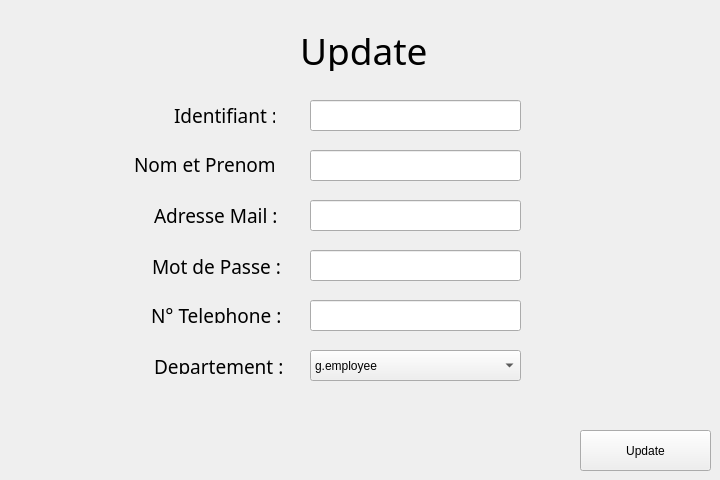
        <widget class="QWidget" name="tab_7">
         <attribute name="title">
          <string>modifier un employe</string>
         </attribute>
         <widget class="QPushButton" name="pb_modifier">
          <property name="geometry">
           <rect>
            <x>580</x>
            <y>430</y>
            <width>131</width>
            <height>41</height>
           </rect>
          </property>
          <property name="text">
           <string>Update</string>
          </property>
         </widget>
         <widget class="QLineEdit" name="le_num_2">
          <property name="geometry">
           <rect>
            <x>310</x>
            <y>300</y>
            <width>211</width>
            <height>31</height>
           </rect>
          </property>
         </widget>
         <widget class="QLineEdit" name="la_adresse_2">
          <property name="geometry">
           <rect>
            <x>310</x>
            <y>200</y>
            <width>211</width>
            <height>31</height>
           </rect>
          </property>
         </widget>
         <widget class="QLabel" name="label_33">
          <property name="geometry">
           <rect>
            <x>151</x>
            <y>307</y>
            <width>131</width>
            <height>16</height>
           </rect>
          </property>
          <property name="font">
           <font>
            <family>Bell MT</family>
            <pointsize>14</pointsize>
            <italic>false</italic>
            <bold>false</bold>
           </font>
          </property>
          <property name="text">
           <string>N° Telephone :</string>
          </property>
         </widget>
         <widget class="QLineEdit" name="le_mdp_2">
          <property name="geometry">
           <rect>
            <x>310</x>
            <y>250</y>
            <width>211</width>
            <height>31</height>
           </rect>
          </property>
         </widget>
         <widget class="QLabel" name="label_34">
          <property name="geometry">
           <rect>
            <x>174</x>
            <y>107</y>
            <width>101</width>
            <height>16</height>
           </rect>
          </property>
          <property name="font">
           <font>
            <family>Bell MT</family>
            <pointsize>14</pointsize>
            <italic>false</italic>
            <bold>false</bold>
           </font>
          </property>
          <property name="text">
           <string>Identifiant :</string>
          </property>
         </widget>
         <widget class="QLabel" name="label_35">
          <property name="geometry">
           <rect>
            <x>152</x>
            <y>258</y>
            <width>131</width>
            <height>16</height>
           </rect>
          </property>
          <property name="font">
           <font>
            <family>Bell MT</family>
            <pointsize>14</pointsize>
            <italic>false</italic>
            <bold>false</bold>
           </font>
          </property>
          <property name="text">
           <string>Mot de Passe :</string>
          </property>
         </widget>
         <widget class="QLineEdit" name="le_nom_2">
          <property name="geometry">
           <rect>
            <x>310</x>
            <y>150</y>
            <width>211</width>
            <height>31</height>
           </rect>
          </property>
         </widget>
         <widget class="QLabel" name="label_36">
          <property name="geometry">
           <rect>
            <x>154</x>
            <y>358</y>
            <width>131</width>
            <height>16</height>
           </rect>
          </property>
          <property name="font">
           <font>
            <family>Bell MT</family>
            <pointsize>14</pointsize>
            <italic>false</italic>
            <bold>false</bold>
           </font>
          </property>
          <property name="text">
           <string>Departement :</string>
          </property>
         </widget>
         <widget class="QLabel" name="label_37">
          <property name="geometry">
           <rect>
            <x>154</x>
            <y>207</y>
            <width>131</width>
            <height>16</height>
           </rect>
          </property>
          <property name="font">
           <font>
            <family>Bell MT</family>
            <pointsize>14</pointsize>
            <italic>false</italic>
            <bold>false</bold>
           </font>
          </property>
          <property name="text">
           <string>Adresse Mail :</string>
          </property>
         </widget>
         <widget class="QLabel" name="label_38">
          <property name="geometry">
           <rect>
            <x>134</x>
            <y>156</y>
            <width>141</width>
            <height>16</height>
           </rect>
          </property>
          <property name="font">
           <font>
            <family>Bell MT</family>
            <pointsize>14</pointsize>
            <italic>false</italic>
            <bold>false</bold>
           </font>
          </property>
          <property name="text">
           <string>Nom et Prenom :</string>
          </property>
         </widget>
         <widget class="QLabel" name="label_update">
          <property name="geometry">
           <rect>
            <x>300</x>
            <y>30</y>
            <width>141</width>
            <height>41</height>
           </rect>
          </property>
          <property name="font">
           <font>
            <family>Bell MT</family>
            <pointsize>28</pointsize>
            <italic>false</italic>
            <bold>false</bold>
           </font>
          </property>
          <property name="text">
           <string>Update</string>
          </property>
         </widget>
         <widget class="QComboBox" name="comboBox_2">
          <property name="geometry">
           <rect>
            <x>310</x>
            <y>350</y>
            <width>211</width>
            <height>31</height>
           </rect>
          </property>
          <item>
           <property name="text">
            <string>g.employee</string>
           </property>
          </item>
          <item>
           <property name="text">
            <string>g.rapports</string>
           </property>
          </item>
          <item>
           <property name="text">
            <string>g.entreprises</string>
           </property>
          </item>
          <item>
           <property name="text">
            <string>g.reglement</string>
           </property>
          </item>
          <item>
           <property name="text">
            <string>g.accreditation</string>
           </property>
          </item>
          <item>
           <property name="text">
            <string>g.reclamations</string>
           </property>
          </item>
         </widget>
         <widget class="QLineEdit" name="le_id_2">
          <property name="geometry">
           <rect>
            <x>310</x>
            <y>100</y>
            <width>211</width>
            <height>31</height>
           </rect>
          </property>
         </widget>
        </widget>
